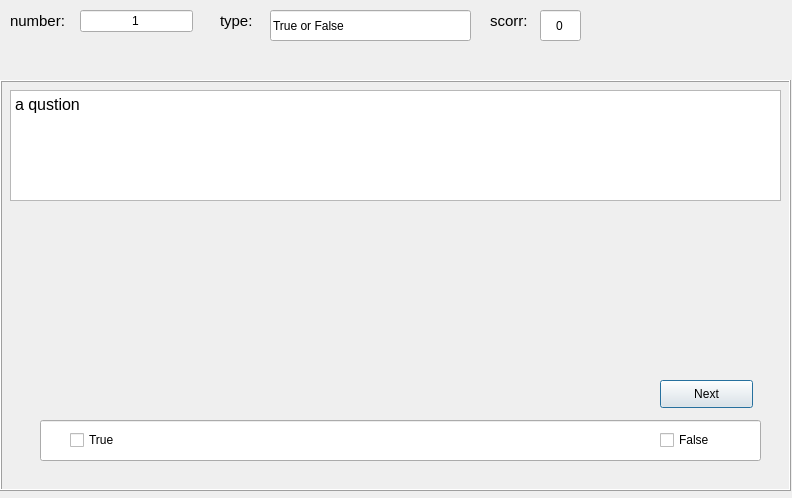
<?xml version="1.0" encoding="UTF-8"?>
<ui version="4.0">
 <class>Dialog</class>
 <widget class="QDialog" name="Dialog">
  <property name="geometry">
   <rect>
    <x>0</x>
    <y>0</y>
    <width>792</width>
    <height>498</height>
   </rect>
  </property>
  <property name="windowTitle">
   <string>NamedProject-run</string>
  </property>
  <property name="windowIcon">
   <iconset>
    <normaloff>icon.ico</normaloff>icon.ico</iconset>
  </property>
  <widget class="QLabel" name="label">
   <property name="geometry">
    <rect>
     <x>220</x>
     <y>10</y>
     <width>41</width>
     <height>21</height>
    </rect>
   </property>
   <property name="font">
    <font>
     <pointsize>11</pointsize>
    </font>
   </property>
   <property name="text">
    <string>type:</string>
   </property>
  </widget>
  <widget class="QLineEdit" name="lineEdit">
   <property name="geometry">
    <rect>
     <x>270</x>
     <y>10</y>
     <width>201</width>
     <height>31</height>
    </rect>
   </property>
   <property name="inputMask">
    <string/>
   </property>
   <property name="text">
    <string>True or False</string>
   </property>
   <property name="readOnly">
    <bool>true</bool>
   </property>
  </widget>
  <widget class="QLabel" name="label_2">
   <property name="geometry">
    <rect>
     <x>490</x>
     <y>10</y>
     <width>51</width>
     <height>21</height>
    </rect>
   </property>
   <property name="font">
    <font>
     <pointsize>11</pointsize>
    </font>
   </property>
   <property name="text">
    <string>scorr:</string>
   </property>
  </widget>
  <widget class="QLineEdit" name="lineEdit_2">
   <property name="geometry">
    <rect>
     <x>540</x>
     <y>10</y>
     <width>41</width>
     <height>31</height>
    </rect>
   </property>
   <property name="font">
    <font>
     <pointsize>9</pointsize>
     <weight>50</weight>
     <italic>false</italic>
     <bold>false</bold>
     <underline>false</underline>
    </font>
   </property>
   <property name="text">
    <string>0</string>
   </property>
   <property name="alignment">
    <set>Qt::AlignCenter</set>
   </property>
   <property name="readOnly">
    <bool>true</bool>
   </property>
  </widget>
  <widget class="QLabel" name="label_3">
   <property name="geometry">
    <rect>
     <x>10</x>
     <y>10</y>
     <width>71</width>
     <height>21</height>
    </rect>
   </property>
   <property name="font">
    <font>
     <pointsize>11</pointsize>
    </font>
   </property>
   <property name="text">
    <string>number:</string>
   </property>
  </widget>
  <widget class="QLineEdit" name="lineEdit_3">
   <property name="geometry">
    <rect>
     <x>80</x>
     <y>10</y>
     <width>113</width>
     <height>22</height>
    </rect>
   </property>
   <property name="text">
    <string>1</string>
   </property>
   <property name="alignment">
    <set>Qt::AlignCenter</set>
   </property>
   <property name="readOnly">
    <bool>true</bool>
   </property>
  </widget>
  <widget class="QFrame" name="frame">
   <property name="geometry">
    <rect>
     <x>0</x>
     <y>80</y>
     <width>791</width>
     <height>411</height>
    </rect>
   </property>
   <property name="frameShape">
    <enum>QFrame::Box</enum>
   </property>
   <property name="frameShadow">
    <enum>QFrame::Raised</enum>
   </property>
   <widget class="QLineEdit" name="lineEdit_4">
    <property name="geometry">
     <rect>
      <x>40</x>
      <y>340</y>
      <width>721</width>
      <height>41</height>
     </rect>
    </property>
    <property name="readOnly">
     <bool>true</bool>
    </property>
   </widget>
   <widget class="QTextEdit" name="textEdit">
    <property name="geometry">
     <rect>
      <x>10</x>
      <y>10</y>
      <width>771</width>
      <height>111</height>
     </rect>
    </property>
    <property name="font">
     <font>
      <pointsize>11</pointsize>
      <weight>50</weight>
      <bold>false</bold>
     </font>
    </property>
    <property name="html">
     <string>&lt;!DOCTYPE HTML PUBLIC &quot;-//W3C//DTD HTML 4.0//EN&quot; &quot;http://www.w3.org/TR/REC-html40/strict.dtd&quot;&gt;
&lt;html&gt;&lt;head&gt;&lt;meta name=&quot;qrichtext&quot; content=&quot;1&quot; /&gt;&lt;style type=&quot;text/css&quot;&gt;
p, li { white-space: pre-wrap; }
&lt;/style&gt;&lt;/head&gt;&lt;body style=&quot; font-family:'MS Shell Dlg 2'; font-size:11pt; font-weight:400; font-style:normal;&quot;&gt;
&lt;p style=&quot; margin-top:0px; margin-bottom:0px; margin-left:0px; margin-right:0px; -qt-block-indent:0; text-indent:0px;&quot;&gt;&lt;span style=&quot; font-size:12pt;&quot;&gt;a qustion&lt;/span&gt;&lt;/p&gt;
&lt;p style=&quot;-qt-paragraph-type:empty; margin-top:0px; margin-bottom:0px; margin-left:0px; margin-right:0px; -qt-block-indent:0; text-indent:0px; font-size:12pt;&quot;&gt;&lt;br /&gt;&lt;/p&gt;&lt;/body&gt;&lt;/html&gt;</string>
    </property>
   </widget>
   <widget class="QLabel" name="link">
    <property name="geometry">
     <rect>
      <x>30</x>
      <y>140</y>
      <width>221</width>
      <height>181</height>
     </rect>
    </property>
    <property name="text">
     <string/>
    </property>
   </widget>
   <widget class="QCheckBox" name="checkBox">
    <property name="geometry">
     <rect>
      <x>70</x>
      <y>350</y>
      <width>81</width>
      <height>20</height>
     </rect>
    </property>
    <property name="text">
     <string>True</string>
    </property>
    <property name="autoExclusive">
     <bool>true</bool>
    </property>
   </widget>
   <widget class="QCheckBox" name="checkBox_2">
    <property name="geometry">
     <rect>
      <x>660</x>
      <y>350</y>
      <width>81</width>
      <height>20</height>
     </rect>
    </property>
    <property name="text">
     <string>False</string>
    </property>
    <property name="autoExclusive">
     <bool>true</bool>
    </property>
   </widget>
   <widget class="QPushButton" name="pushButton">
    <property name="geometry">
     <rect>
      <x>660</x>
      <y>300</y>
      <width>93</width>
      <height>28</height>
     </rect>
    </property>
    <property name="text">
     <string>Next</string>
    </property>
   </widget>
  </widget>
 </widget>
 <resources/>
 <connections/>
</ui>
